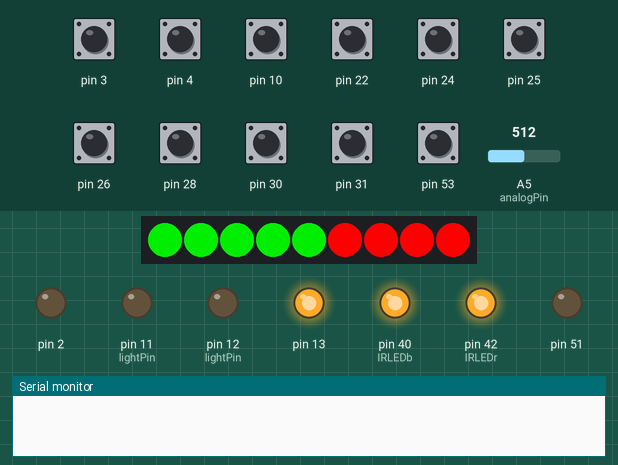
Bench run of a sketch on a simulated Arduino Mega 2560, built with avr-gcc and run on an emulated ATmega2560. Parts: 9 RGB LEDs in strip order, left to right, output pins drawn as LEDs (lit = HIGH), the last lines printed to the serial monitor. The test bench sets the inputs (shaded band); at power-on: pin 3, pin 4, pin 10, pin 22, pin 24–26, pin 28, pin 30, pin 31, pin 53 HIGH, A5 (analogPin) = 512.

Above: at 1.8 s.
1.9 s: pin 53 pulled LOW for 0.15 s
At 3.5 s:
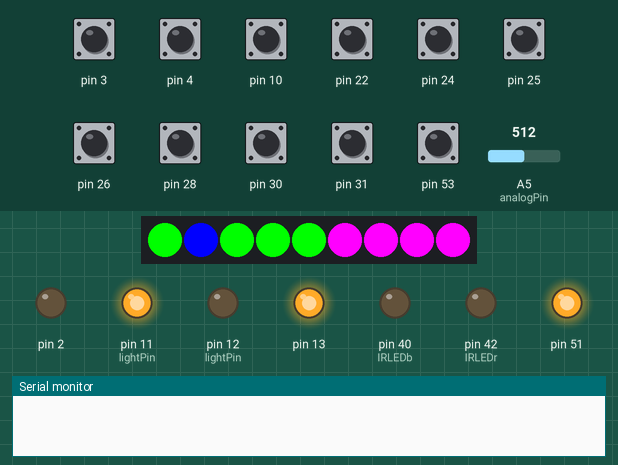
4.6 s: pin 4 pulled LOW for 0.15 s
At 4.68 s:
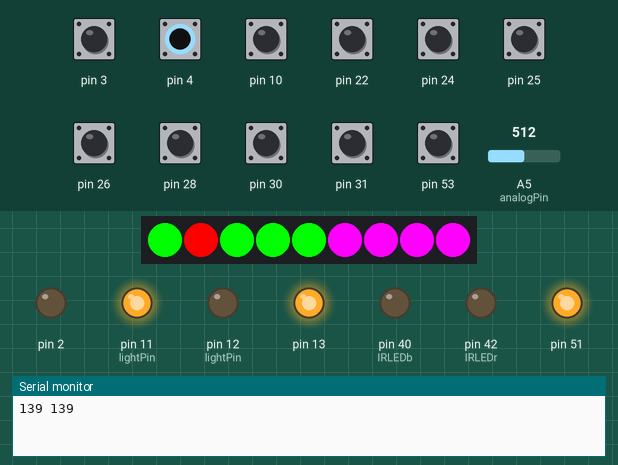
6.2 s: pin 10 pulled LOW for 0.15 s
At 7.2 s:
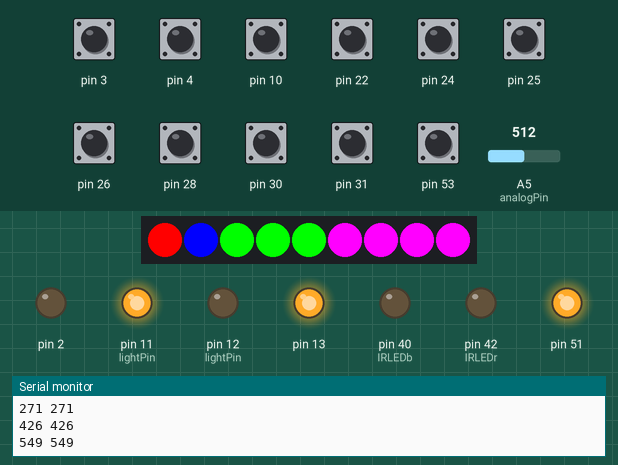
7.9 s: pin 22 pulled LOW for 0.15 s
At 8.7 s:
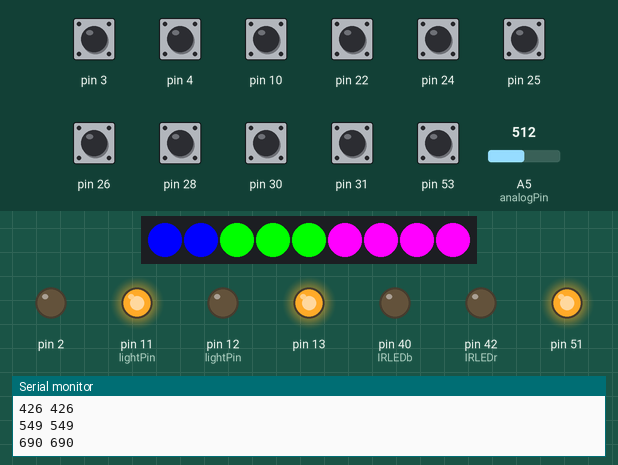
9.6 s: pin 24 pulled LOW for 0.15 s
At 10.8 s:
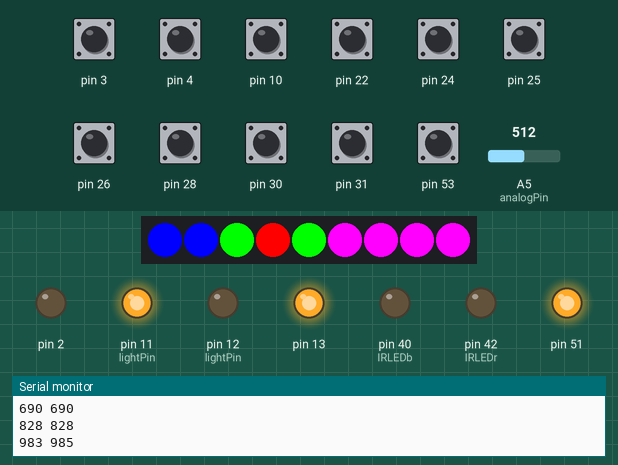
11.2 s: pin 25 pulled LOW for 0.15 s
At 22.5 s:
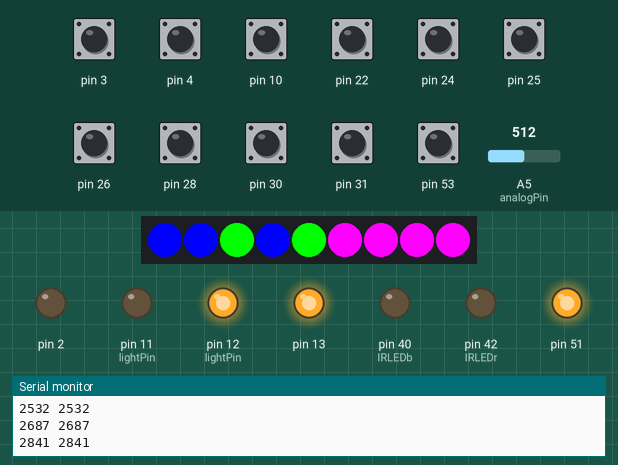
Timing chart, 0 to 23.5 s (numbered marks = the images above; inputs shaded):
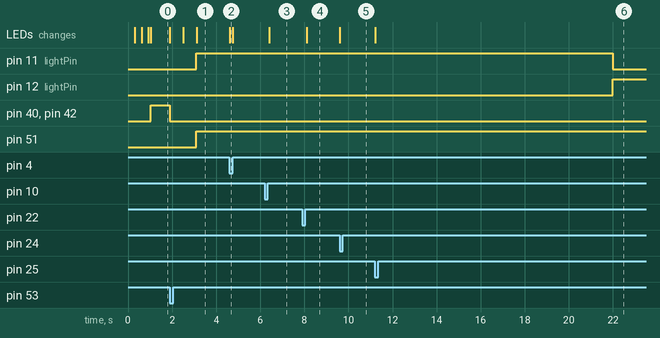

The sketch:

pylonGame.ino
```cpp
#include <Time.h>
#include <TimeLib.h>

#include "Adafruit_NeoPixel.h"


#define PIN            6
#define NUMPIXELS      16
#define PULL_PY 1           //these numbers are the ordering for the Neopixel LEDs on each pylon in serial order along the DI/DO daisy chain.
#define PUSH_PY 0
#define SHORT_PY 4
#define RECESSED 3 //might be 2
#define ROT 2
#define IRLEDb 40
#define IRLEDr 42
Adafruit_NeoPixel pixels = Adafruit_NeoPixel(9, 6, NEO_GRB + NEO_KHZ800);

byte inc;
// VARIABLES DEFINED!
// ouputPeriod sets the number of loops through before outputing state via serial
//            (kept track of with timesThrough
// scoreR and scoreB are the running red and blue score
// ownersPins for each numbered pin, tells who owns it. 0= no one owns, >0 Blue, <0 Red
// analogPin is the A# pin for the IR sensor's value
// bump_owner_score = what to add to the team with the most pylons currently owned at the end.
// duration_of_game = how many seconds total per game
int num_pylons, outputPeriod = 200, scoreB, scoreR, ownersPins[8], valueofPins[8], timesThrough, outi, scoreRlast, scoreBlast, bump_owner_score, pylons_owned;
int timedifference, sec_old = 0, seconds, output, startTime_seconds, lightPin = 11, analogPin = 5, output2, seconds2, temp_time, total_elapsed_time, initialization_full_time;
int duration_of_game = 121, flag = 0;
float val = 0.0;

void setup() {                                        // variable initialization
  num_pylons = 5;                                     // number of indepedent pylons
  scoreR = 0;
  scoreB = 0;
  scoreRlast = scoreR;
  scoreBlast = scoreB;
  timesThrough = 0;                                   // keeps track of times through the loop
  // temporary line for testing
  digitalWrite(2, LOW);
  for (int i = 1; i < 8; i++) {
    ownersPins[i] = 0;                                // 0= no one owns, >0 Blue, <0 Red
    valueofPins[i] = 0;
  }
  valueofPins[1] = 0;                                 // here is the value map for the pins...see below for the relation to idexing and the pin values.
  valueofPins[2] = 1;
  valueofPins[3] = 4;
  valueofPins[4] = 2;
  valueofPins[5] = 3;
  bump_owner_score = 2;                               // bump up score of the team with most ownership at end by this amount
  pixels.begin();                                     // This initializes the NeoPixel library.
  for (int i = 0; i <= 9; i++) {
    pixels.setPixelColor(i, 255, 0, 0);
    pixels.show();
  }
  delay(300);
  for (int i = 0; i <= 9; i++) {
    pixels.setPixelColor(i, 0, 255, 0);
    pixels.show();
  }
  delay(300);
  for (int i = 0; i <= 9; i++) {
    pixels.setPixelColor(i, 0, 0, 255);
    pixels.show();
  }

  delay(300);
  for (int i = 0; i < 10; i++) {
    pixels.setPixelColor(i, 0, 200, 0);
    pixels.show();
    delay(10);
  }

  pinMode(2, OUTPUT);
  pinMode(11, OUTPUT);
  pinMode(12, OUTPUT);
  pinMode(13, OUTPUT);
  pinMode(51, OUTPUT);
  pinMode(53, INPUT_PULLUP);
  pinMode(3, INPUT_PULLUP);
  pinMode(4, INPUT_PULLUP);
  pinMode(10, INPUT_PULLUP);
  pinMode(22, INPUT_PULLUP);
  pinMode(30, INPUT_PULLUP);
  pinMode(31, INPUT_PULLUP);
  pinMode(24, INPUT_PULLUP);
  pinMode(25, INPUT_PULLUP);
  pinMode(26, INPUT_PULLUP);
  pinMode(28, INPUT_PULLUP);
  pinMode(IRLEDb, OUTPUT);
  pinMode(IRLEDr, OUTPUT);
  Serial.begin(9600);
  time_t startTime = now();
  startTime_seconds = second(startTime);
  temp_time = startTime_seconds;
  initialization_full_time = minute(startTime) * 60 + temp_time;
  digitalWrite(13, HIGH);
  boolean waiting = true;
  digitalWrite(IRLEDb, HIGH);
  digitalWrite(IRLEDr, HIGH);
  digitalWrite(2, LOW);                              // our signal ground return
  while (waiting)                                    // for generating the start sequence from the main computer. Not in use now.
  {
    //if (Serial.available()) {

    if (digitalRead(53) == LOW) {                 //sending this line low starts the run sequence.
      waiting = false;
      digitalWrite(IRLEDb, LOW);
      digitalWrite(IRLEDr, LOW);
    }
    else {
      pixels.setPixelColor(6, pixels.Color(255, 0, 0));
      pixels.setPixelColor(7, pixels.Color(255, 0, 0));
      pixels.setPixelColor(8, pixels.Color(255, 0, 0));
      pixels.setPixelColor(5, pixels.Color(255, 0, 0));
      pixels.show();
      //      Serial.write(Serial.read());
    }

    //   }
  }
  pixels.setPixelColor(5, pixels.Color(255, 0, 255));
  pixels.setPixelColor(6, pixels.Color(255, 0, 255));
  pixels.setPixelColor(7, pixels.Color(255, 0, 255));
  pixels.setPixelColor(8, pixels.Color(255, 0, 255));
  pixels.show();
  delay(600);
  pixels.setPixelColor(5, pixels.Color(0, 0, 0));
  pixels.setPixelColor(6, pixels.Color(0, 0, 0));
  pixels.setPixelColor(7, pixels.Color(0, 0, 0));
  pixels.setPixelColor(8, pixels.Color(0, 0, 0));
  pixels.show();
  delay(600);
  pixels.setPixelColor(5, pixels.Color(255, 0, 255));
  pixels.setPixelColor(6, pixels.Color(255, 0, 255));
  pixels.setPixelColor(7, pixels.Color(255, 0, 255));
  pixels.setPixelColor(8, pixels.Color(255, 0, 255));
  pixels.show();
}
// The main game section
//
//
//  once every "outperiod" times through the loop polling the pylons the code outputs the
//     score into the serial line.
//
//   here's the hardware mapping:
//
// index            RED   BLUE    value of pin
// 2      pullpy     3        4          1
// 1      pushpy     10      22          0
// 5      shortpy    30      31          3
// 4      recessed   24      25          2
// 3      rotation   26      28          4
// light        A5       (but you light it up with line 51)
//
// indicator light for light pylon
//
void loop() {
  // Update the Pylon Colors to show current ownership of pylon
  for (int i = 1; i <= num_pylons; i++) { // ownersPins[i]= 0 no one owns, >0 Blue, <0 Red
    outi = i - 1;              // have to map the ownersPins order with the pylon neopixel address
    if (ownersPins[i] < 0) {
      pixels.setPixelColor(outi, pixels.Color(255, 0, 0));
      pixels.show();
    }
    if (ownersPins[i] > 0) {
      pixels.setPixelColor(outi, pixels.Color(0, 0, 255));
      pixels.show();
    }
    if (ownersPins[i] == 0) {
      pixels.setPixelColor(outi, pixels.Color(0, 255, 0));
      pixels.show();
    }
  }
  // Output Score, episodically, only when the score actually changes (so the python doesn't choke on the buffer fillings!)
  // TIME section...to send updates to the score board each second we need to keep track of time
  time_t t = now();
  seconds = second(t);
  output = seconds - sec_old;
  if (output == -59) {                          //correct for the minute boundary
    output = 1;
  }
  if (output == 1) {
    //if((scoreR!=scoreRlast)||(scoreB!=scoreBlast)){
    Serial.print(scoreB);
    Serial.print(' ');
    Serial.println(scoreR);
    //    }
    scoreRlast = scoreR;
    scoreBlast = scoreB;
    timesThrough = 0;
    output = 0;
  }
  timesThrough++;
  sec_old = seconds;
  // pylon polling sections
  if (digitalRead(3) == HIGH)   //PULLPY pair
  {
    if (ownersPins[2] >= 0) { // only increment score if the ownership changes.
      ownersPins[2] = -1;
      scoreR = scoreR + valueofPins[2];
    }
  }
  if (digitalRead(4) == HIGH)
  {
    if (ownersPins[2] <= 0) {
      ownersPins[2] = +1;
      scoreB = scoreB + valueofPins[2];
    }
  }
  if (digitalRead(10) == LOW)  //PUSHPY pair
  {
    if (ownersPins[1] >= 0) {  // only increment score if the ownership changes.
      ownersPins[1] = -1;
      scoreR = scoreR + valueofPins[1];
      delay(200);              // to avoid "crashes" when both sides hit at same time
    }
  }
  if (digitalRead(22) == LOW)
  {
    if (ownersPins[1] <= 0) {
      ownersPins[1] = +1;
      scoreB = scoreB + valueofPins[1];
      delay(200);              // to avoid "crashes" when both sides hit at same time
    }
  }
  //Serial.println(analogRead(A0));
  //delay(10);
  if (digitalRead(30) == LOW) // SHORTPY
  {
    if (ownersPins[5] >= 0) { // only increment score if the ownership changes.
      ownersPins[5] = -1;
      scoreR = scoreR + valueofPins[5];
    }
  }
  if (digitalRead(31) == LOW)
  {
    if (ownersPins[5] <= 0) {
      ownersPins[5] = +1;
      scoreB = scoreB + valueofPins[5];
    }
  }
  if (digitalRead(24) == LOW) // RECESSED
  {
    if (ownersPins[4] >= 0) { // only increment score if the ownership changes.
      ownersPins[4] = -1;
      scoreR = scoreR + valueofPins[4];
    }
  }
  if (digitalRead(25) == LOW)
  {
    if (ownersPins[4] <= 0) {
      ownersPins[4] = +1;
      scoreB = scoreB + valueofPins[4];
    }
  }
  if (digitalRead(26) == LOW) // ROTATION
  {
    if (ownersPins[3] >= 0) { // only increment score if the ownership changes.
      ownersPins[3] = -1;
      scoreR = scoreR + valueofPins[3];
    }
  }
  if (digitalRead(28) == LOW)
  {
    if (ownersPins[3] <= 0) {
      ownersPins[3] = +1;
      scoreB = scoreB + valueofPins[3];
    }
  }
  // The light pylon, not quite working correctly yet! Its a common pylon, they have to drive under it when its light matches them!
  digitalWrite(51, HIGH);              // turnon the IR LED
  val = analogRead(analogPin);         // read the input pin
  //     Serial.println(val);               // debug value
  //digitalWrite(11,HIGH);             // color LED indicator light RED  lines for testing....
  //digitalWrite(12,HIGH);             // color LED : BLUE
  //digitalWrite(13,HIGH);             // color LED :  GREEN
  time_t t2 = now();
  seconds2 = second(t2);
  output2 = seconds2 - temp_time;
  if (output2 < 0) {
    output2 = output2 + 60;
  }
  if (output2 > 20) {
    output2 = 0;
    temp_time = seconds2; // then toggle the output lines!
    digitalWrite(lightPin, LOW);
    if (lightPin == 11) {
      lightPin = 12;
    }
    else if (lightPin == 12) {
      lightPin = 11;
    }
  }
  digitalWrite(lightPin, HIGH);
  // section to test for the end of the game!
  total_elapsed_time = minute(t2) * 60 + second(t2) - initialization_full_time;
  if ((total_elapsed_time == duration_of_game) && (flag == 0)) {            //check time to stop game
    for (int i = 1; i <= num_pylons; i++) {     // check who owned the most pylons
      pylons_owned = pylons_owned + ownersPins[i];
    }
    if (pylons_owned < 0) {                      // add "bump_owner_score" to score of team owning most pylons
      scoreR = scoreR + bump_owner_score;
    }
    if (pylons_owned > 0) {
      scoreB = scoreB + bump_owner_score;
    }
    flag = 1;
  }
  if (total_elapsed_time > duration_of_game) {
    scoreR = scoreRlast;
    scoreB = scoreBlast;
    if (scoreR > scoreB) {                      // put the minarets color to match the winning team's color!
      pixels.setPixelColor(6, pixels.Color(255, 0, 0));
      pixels.setPixelColor(7, pixels.Color(255, 0, 0));
      pixels.setPixelColor(8, pixels.Color(255, 0, 0));
      pixels.setPixelColor(5, pixels.Color(255, 0, 0));
      pixels.show();
    }
    if (scoreB > scoreR) {
      pixels.setPixelColor(6, pixels.Color(0, 0, 255));
      pixels.setPixelColor(7, pixels.Color(0, 0, 255));
      pixels.setPixelColor(8, pixels.Color(0, 0, 255));
      pixels.setPixelColor(5, pixels.Color(0, 0, 255));
      pixels.show();
    }
    if (scoreR == scoreB) {                      // no winnner, just make the minarets green!
      pixels.setPixelColor(6, pixels.Color(0, 255, 0));
      pixels.setPixelColor(7, pixels.Color(0, 255, 0));
      pixels.setPixelColor(8, pixels.Color(0, 255, 0));
      pixels.setPixelColor(5, pixels.Color(0, 255, 0));
      pixels.show();
    }
  }

  /*if (analogRead(A1) > 500)q
    {
    Serial.write((int)'B');
    Serial.write(12);
    Serial.println();
    }
    if (analogRead(A0) > 500)
    {
    Serial.write((int)'B');
    Serial.write(12);
    Serial.println();
    }

    if (Serial.available()) {
    inc = Serial.read();
    switch (inc) {
      case '3':
        digitalWrite(50, HIGH);
        digitalWrite(52, LOW);
        digitalWrite(51, HIGH);
        digitalWrite(53, LOW);
        Serial.println('3');
        break;
      case '4':
        digitalWrite(50, LOW);
        digitalWrite(52, HIGH);
        digitalWrite(53, HIGH);
        digitalWrite(51, LOW);
        Serial.println('4');
        break;
      case '5':
        digitalWrite(51, LOW);
        digitalWrite(53, LOW);
        digitalWrite(52, LOW);
        digitalWrite(54, LOW);
        Serial.println('5');
        break;
      case 80:
        pixels.setPixelColor(6, pixels.Color(0, 0, 255));
        pixels.setPixelColor(7, pixels.Color(0, 0, 255));
        pixels.setPixelColor(8, pixels.Color(0, 0, 255));
        pixels.setPixelColor(5, pixels.Color(0, 0, 255));
        pixels.show();
        break;
      case 90:
        pixels.setPixelColor(6, pixels.Color(255, 0, 0));
        pixels.setPixelColor(7, pixels.Color(255, 0, 0));
        pixels.setPixelColor(8, pixels.Color(255, 0, 0));
        pixels.setPixelColor(5, pixels.Color(255, 0, 0));
        break;
      default:
        break;
    }*/
  delay(1);
}
```

Measured:
- after the input at 1.9 s, pin 11 (lightPin), pin 51: LOW → HIGH after 1.2 s; pin 40 (IRLEDb), pin 42 (IRLEDr): HIGH → LOW at once; the LEDs: first change at once (image 1 shows a later state)
- after the input at 4.6 s, the LEDs: change at once (image 2)
- after the input at 6.2 s, the LEDs: change after 0.21 s (image 3)
- after the input at 7.9 s, the LEDs: change after 0.21 s (image 4)
- after the input at 9.6 s, the LEDs: change at once (image 5)
- after the input at 11.2 s, the LEDs: change at once (image 6)
